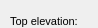
     <widget class="QWidget" name="page_37">
      <property name="geometry">
       <rect>
        <x>0</x>
        <y>0</y>
        <width>98</width>
        <height>28</height>
       </rect>
      </property>
      <attribute name="label">
       <string>Basic information</string>
      </attribute>
      <widget class="QComboBox" name="chamber_workcat_id_end">
       <property name="geometry">
        <rect>
         <x>380</x>
         <y>100</y>
         <width>160</width>
         <height>20</height>
        </rect>
       </property>
      </widget>
      <widget class="QLabel" name="label_chamber_workcat_id_end">
       <property name="geometry">
        <rect>
         <x>280</x>
         <y>100</y>
         <width>90</width>
         <height>22</height>
        </rect>
       </property>
       <property name="font">
        <font>
         <pointsize>8</pointsize>
        </font>
       </property>
       <property name="frameShape">
        <enum>QFrame::NoFrame</enum>
       </property>
       <property name="frameShadow">
        <enum>QFrame::Plain</enum>
       </property>
       <property name="text">
        <string>Workcat end id:</string>
       </property>
       <property name="textFormat">
        <enum>Qt::AutoText</enum>
       </property>
       <property name="scaledContents">
        <bool>false</bool>
       </property>
       <property name="margin">
        <number>3</number>
       </property>
      </widget>
      <widget class="QComboBox" name="chamber_workcat_id">
       <property name="geometry">
        <rect>
         <x>380</x>
         <y>70</y>
         <width>160</width>
         <height>20</height>
        </rect>
       </property>
      </widget>
      <widget class="QLabel" name="label_chamber_workcat_id">
       <property name="geometry">
        <rect>
         <x>280</x>
         <y>70</y>
         <width>90</width>
         <height>22</height>
        </rect>
       </property>
       <property name="font">
        <font>
         <pointsize>8</pointsize>
        </font>
       </property>
       <property name="frameShape">
        <enum>QFrame::NoFrame</enum>
       </property>
       <property name="frameShadow">
        <enum>QFrame::Plain</enum>
       </property>
       <property name="text">
        <string>Workcat id:</string>
       </property>
       <property name="textFormat">
        <enum>Qt::AutoText</enum>
       </property>
       <property name="scaledContents">
        <bool>false</bool>
       </property>
       <property name="margin">
        <number>3</number>
       </property>
      </widget>
      <widget class="QComboBox" name="chamber_buildercat_id">
       <property name="geometry">
        <rect>
         <x>380</x>
         <y>130</y>
         <width>160</width>
         <height>20</height>
        </rect>
       </property>
      </widget>
      <widget class="QDateEdit" name="chamber_builtdate">
       <property name="geometry">
        <rect>
         <x>380</x>
         <y>160</y>
         <width>160</width>
         <height>20</height>
        </rect>
       </property>
       <property name="calendarPopup">
        <bool>true</bool>
       </property>
      </widget>
      <widget class="QLabel" name="label_chamber_builtdate">
       <property name="geometry">
        <rect>
         <x>280</x>
         <y>160</y>
         <width>90</width>
         <height>22</height>
        </rect>
       </property>
       <property name="font">
        <font>
         <pointsize>8</pointsize>
        </font>
       </property>
       <property name="frameShape">
        <enum>QFrame::NoFrame</enum>
       </property>
       <property name="frameShadow">
        <enum>QFrame::Plain</enum>
       </property>
       <property name="text">
        <string>Builtdate:</string>
       </property>
       <property name="textFormat">
        <enum>Qt::AutoText</enum>
       </property>
       <property name="scaledContents">
        <bool>false</bool>
       </property>
       <property name="margin">
        <number>3</number>
       </property>
      </widget>
      <widget class="QLabel" name="label_chamber_buildercat_id">
       <property name="geometry">
        <rect>
         <x>280</x>
         <y>130</y>
         <width>90</width>
         <height>22</height>
        </rect>
       </property>
       <property name="font">
        <font>
         <pointsize>8</pointsize>
        </font>
       </property>
       <property name="frameShape">
        <enum>QFrame::NoFrame</enum>
       </property>
       <property name="frameShadow">
        <enum>QFrame::Plain</enum>
       </property>
       <property name="text">
        <string>Buildercat id:</string>
       </property>
       <property name="textFormat">
        <enum>Qt::AutoText</enum>
       </property>
       <property name="scaledContents">
        <bool>false</bool>
       </property>
       <property name="margin">
        <number>3</number>
       </property>
      </widget>
      <widget class="QLabel" name="label_chamber_owner">
       <property name="geometry">
        <rect>
         <x>280</x>
         <y>40</y>
         <width>90</width>
         <height>22</height>
        </rect>
       </property>
       <property name="font">
        <font>
         <pointsize>8</pointsize>
        </font>
       </property>
       <property name="frameShape">
        <enum>QFrame::NoFrame</enum>
       </property>
       <property name="frameShadow">
        <enum>QFrame::Plain</enum>
       </property>
       <property name="text">
        <string>Owner</string>
       </property>
       <property name="textFormat">
        <enum>Qt::AutoText</enum>
       </property>
       <property name="scaledContents">
        <bool>false</bool>
       </property>
       <property name="margin">
        <number>3</number>
       </property>
      </widget>
      <widget class="QLineEdit" name="chamber_sander">
       <property name="geometry">
        <rect>
         <x>110</x>
         <y>100</y>
         <width>160</width>
         <height>20</height>
        </rect>
       </property>
      </widget>
      <widget class="QLabel" name="label_chamber_state">
       <property name="geometry">
        <rect>
         <x>280</x>
         <y>10</y>
         <width>90</width>
         <height>22</height>
        </rect>
       </property>
       <property name="font">
        <font>
         <pointsize>8</pointsize>
        </font>
       </property>
       <property name="frameShape">
        <enum>QFrame::NoFrame</enum>
       </property>
       <property name="frameShadow">
        <enum>QFrame::Plain</enum>
       </property>
       <property name="text">
        <string>State:</string>
       </property>
       <property name="textFormat">
        <enum>Qt::AutoText</enum>
       </property>
       <property name="scaledContents">
        <bool>false</bool>
       </property>
       <property name="margin">
        <number>3</number>
       </property>
      </widget>
      <widget class="QLineEdit" name="chamber_top_elev">
       <property name="geometry">
        <rect>
         <x>110</x>
         <y>10</y>
         <width>160</width>
         <height>20</height>
        </rect>
       </property>
      </widget>
      <widget class="QComboBox" name="chamber_state">
       <property name="geometry">
        <rect>
         <x>380</x>
         <y>10</y>
         <width>160</width>
         <height>20</height>
        </rect>
       </property>
      </widget>
      <widget class="QLabel" name="label_chamber_sander">
       <property name="geometry">
        <rect>
         <x>10</x>
         <y>100</y>
         <width>90</width>
         <height>22</height>
        </rect>
       </property>
       <property name="font">
        <font>
         <pointsize>8</pointsize>
        </font>
       </property>
       <property name="frameShape">
        <enum>QFrame::NoFrame</enum>
       </property>
       <property name="frameShadow">
        <enum>QFrame::Plain</enum>
       </property>
       <property name="text">
        <string>Sander:</string>
       </property>
       <property name="margin">
        <number>3</number>
       </property>
      </widget>
      <widget class="QLabel" name="label_chamber_elev">
       <property name="geometry">
        <rect>
         <x>10</x>
         <y>70</y>
         <width>90</width>
         <height>22</height>
        </rect>
       </property>
       <property name="font">
        <font>
         <pointsize>8</pointsize>
        </font>
       </property>
       <property name="frameShape">
        <enum>QFrame::NoFrame</enum>
       </property>
       <property name="frameShadow">
        <enum>QFrame::Plain</enum>
       </property>
       <property name="text">
        <string>Elevation:</string>
       </property>
       <property name="margin">
        <number>3</number>
       </property>
      </widget>
      <widget class="QComboBox" name="chamber_ownercat_id">
       <property name="geometry">
        <rect>
         <x>380</x>
         <y>40</y>
         <width>160</width>
         <height>20</height>
        </rect>
       </property>
      </widget>
      <widget class="QLabel" name="label_chamber_top_elev">
       <property name="geometry">
        <rect>
         <x>10</x>
         <y>10</y>
         <width>90</width>
         <height>22</height>
        </rect>
       </property>
       <property name="font">
        <font>
         <pointsize>8</pointsize>
        </font>
       </property>
       <property name="frameShape">
        <enum>QFrame::NoFrame</enum>
       </property>
       <property name="frameShadow">
        <enum>QFrame::Plain</enum>
       </property>
       <property name="text">
        <string>Top elevation:</string>
       </property>
       <property name="margin">
        <number>3</number>
       </property>
      </widget>
      <widget class="QLineEdit" name="chamber_ymax">
       <property name="geometry">
        <rect>
         <x>110</x>
         <y>40</y>
         <width>160</width>
         <height>20</height>
        </rect>
       </property>
      </widget>
      <widget class="QLineEdit" name="chamber_elev">
       <property name="geometry">
        <rect>
         <x>110</x>
         <y>70</y>
         <width>160</width>
         <height>20</height>
        </rect>
       </property>
      </widget>
      <widget class="QLabel" name="label_chamber_ymax">
       <property name="geometry">
        <rect>
         <x>10</x>
         <y>40</y>
         <width>90</width>
         <height>22</height>
        </rect>
       </property>
       <property name="font">
        <font>
         <pointsize>8</pointsize>
        </font>
       </property>
       <property name="frameShape">
        <enum>QFrame::NoFrame</enum>
       </property>
       <property name="frameShadow">
        <enum>QFrame::Plain</enum>
       </property>
       <property name="text">
        <string>Y max:</string>
       </property>
       <property name="margin">
        <number>3</number>
       </property>
      </widget>
      <widget class="QLineEdit" name="chamber_est_top_elev">
       <property name="geometry">
        <rect>
         <x>110</x>
         <y>130</y>
         <width>160</width>
         <height>20</height>
        </rect>
       </property>
      </widget>
      <widget class="QLabel" name="label_chamber_est_top_elev">
       <property name="geometry">
        <rect>
         <x>10</x>
         <y>120</y>
         <width>91</width>
         <height>41</height>
        </rect>
       </property>
       <property name="font">
        <font>
         <pointsize>8</pointsize>
        </font>
       </property>
       <property name="frameShape">
        <enum>QFrame::NoFrame</enum>
       </property>
       <property name="frameShadow">
        <enum>QFrame::Plain</enum>
       </property>
       <property name="text">
        <string>Estimated top elevation:</string>
       </property>
       <property name="textFormat">
        <enum>Qt::AutoText</enum>
       </property>
       <property name="scaledContents">
        <bool>false</bool>
       </property>
       <property name="wordWrap">
        <bool>true</bool>
       </property>
       <property name="margin">
        <number>3</number>
       </property>
      </widget>
      <widget class="QLineEdit" name="chamber_est_ymax">
       <property name="geometry">
        <rect>
         <x>110</x>
         <y>160</y>
         <width>161</width>
         <height>20</height>
        </rect>
       </property>
      </widget>
      <widget class="QLabel" name="label_chamber_est_ymax">
       <property name="geometry">
        <rect>
         <x>10</x>
         <y>160</y>
         <width>90</width>
         <height>22</height>
        </rect>
       </property>
       <property name="font">
        <font>
         <pointsize>8</pointsize>
        </font>
       </property>
       <property name="frameShape">
        <enum>QFrame::NoFrame</enum>
       </property>
       <property name="frameShadow">
        <enum>QFrame::Plain</enum>
       </property>
       <property name="text">
        <string>Estimated depth:</string>
       </property>
       <property name="textFormat">
        <enum>Qt::AutoText</enum>
       </property>
       <property name="scaledContents">
        <bool>false</bool>
       </property>
       <property name="margin">
        <number>3</number>
       </property>
      </widget>
     </widget>
